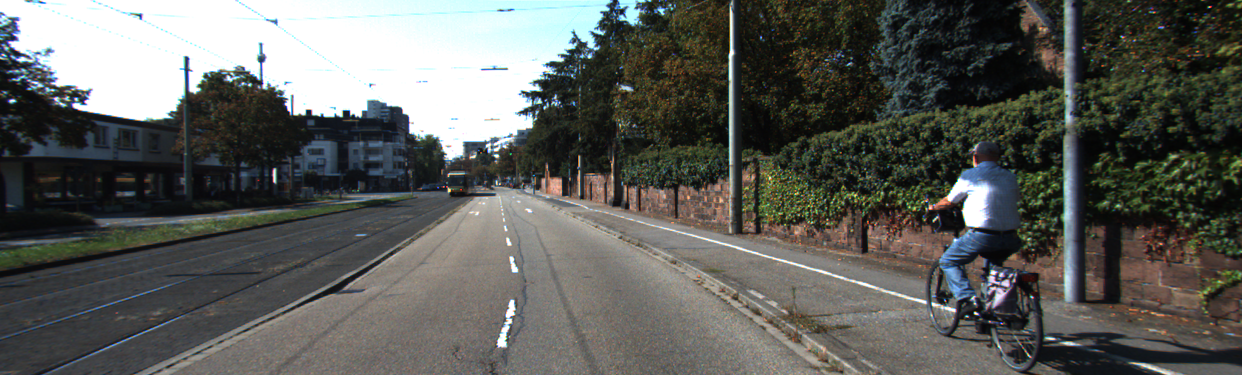
#> input picture data_road/training/image_2/um_000000.png, 1242 x 375 px; its folder holds only this picture in this run
$ python '3D point cloud .py'
#> lines starting #> are read from the running program, lines starting #| are printed output that depends on the picture
#!/usr/bin/env python
# coding: utf-8

import cv2
import numpy as np
import matplotlib.pyplot as plt

def setting_root():
    # setting data route
    data_folder_left = "data_road/training/image_2/"
    data_folder_right = "data_road/training_right/image_3/"
    data_folder_calib = "data_road/training/calib/"
    prefix = ['uu', 'uum', 'um']
    index_length = 6

    # choose image
    index_num = 0
    prefix_idx = 2  # test um_000001.png
    fname = prefix[prefix_idx] + '_' + str(index_num).zfill(index_length)
    print(f"process: {fname}")
    img_fname = fname + '.png'
    calib_fname = fname + '.txt'

    # read it
    img_left_color = cv2.imread(data_folder_left + img_fname)
#> img_left_color is the input picture: shape (375, 1242, 3); mean B, G, R 89.7, 93.9, 92.4
    img_right_color = cv2.imread(data_folder_right + img_fname)
    calib_file = data_folder_calib + calib_fname
    return img_left_color,img_right_color,calib_file,fname

def show_origin(img_left_color, img_right_color, img_left_bw, img_right_bw):
    # display original image
    plt.figure(figsize=(15, 5))

    plt.subplot(1, 4, 1)
    plt.imshow(cv2.cvtColor(img_left_color, cv2.COLOR_BGR2RGB))
    plt.title('Left Image')

    plt.subplot(1, 4, 2)
    plt.imshow(cv2.cvtColor(img_right_color, cv2.COLOR_BGR2RGB))
    plt.title('Right Image')

    plt.subplot(1, 4, 3)
    plt.imshow(img_right_bw, cmap='gray')
    plt.title('Right Grayscale')

    plt.subplot(1, 4, 4)
    plt.imshow(img_left_bw, cmap='gray')
    plt.title('left Grayscale')

    plt.tight_layout()
    plt.show()

# [85 lines left out: functions smart_sampling, visualize_3d_points, visualize_plane, not called in this run]

def BM_disparity(img_left_bw, img_right_bw):
    # BM
    stereo = cv2.StereoBM_create(numDisparities=96, blockSize=11)
    disparity = stereo.compute(img_left_bw, img_right_bw)
    return disparity

# [20 lines left out: function SGBM_disparity, not called in this run]

def show_disparity(img):
    plt.figure(figsize=(10, 5))

    # display origin gray
    plt.subplot(1, 3, 1)
    plt.imshow(img, cmap='gray')
    plt.title('Gray Scale')
    plt.colorbar()

    # CMRmap_r
    plt.subplot(1, 3, 2)
    plt.imshow(img, cmap='CMRmap_r')
    plt.title('CMRmap_r Color Map')
    plt.colorbar()

    # Jet
    plt.subplot(1, 3, 3)
    plt.imshow(img, cmap='jet')
    plt.title('Jet Color Map')
    plt.colorbar()

    plt.tight_layout()
    plt.show()

def capture_cam(calib_file):
    # read calibration file
    matrix_type_1 = 'P2'
    matrix_type_2 = 'P3'

    with open(calib_file, 'r') as f:
        fin = f.readlines()
        for line in fin:
            if line[:2] == matrix_type_1:
                calib_matrix_1 = np.array(line[4:].strip().split(" ")).astype('float32').reshape(3, -1)
            elif line[:2] == matrix_type_2:
                calib_matrix_2 = np.array(line[4:].strip().split(" ")).astype('float32').reshape(3, -1)

    print(" P2:")
    print(calib_matrix_1)
    print(" P3:")
    print(calib_matrix_2)

    # extract camara parameters
    cam1 = calib_matrix_1[:, :3]  # left image - P2
    cam2 = calib_matrix_2[:, :3]  # right image - P3

    # calculate baseline direction
    baseline = -calib_matrix_2[0, 3] / calib_matrix_2[0, 0]
    print(f"baseline direction: {baseline}")

    return cam1, cam2, baseline

# [80 lines left out: functions get_Q, optimize, reflect_check, write_ply, not called in this run]

if __name__ == "__main__":
    # return value
    img_left_color, img_right_color, calib_file, fname = setting_root()
#> calib_file = 'data_road/training/calib/um_000000.txt'; fname = 'um_000000'

    # transform gray and blur
    img_left_bw = cv2.blur(cv2.cvtColor(img_left_color, cv2.COLOR_RGB2GRAY), (5, 5))
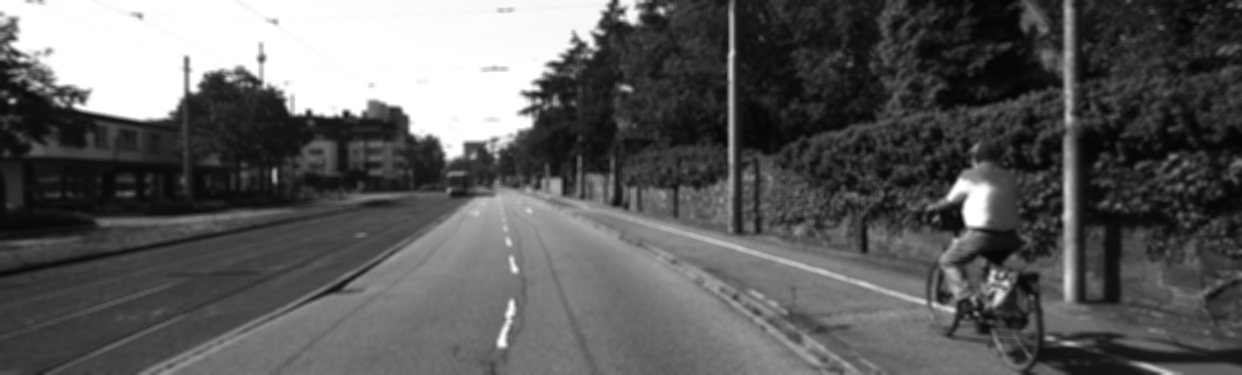
#> img_left_bw: shape (375, 1242); min 4, max 255, mean 92.4
    img_right_bw = cv2.blur(cv2.cvtColor(img_right_color, cv2.COLOR_RGB2GRAY), (5, 5))
    show_origin(img_left_color, img_right_color, img_left_bw, img_right_bw)
#> in show_origin, `plt.show()`:
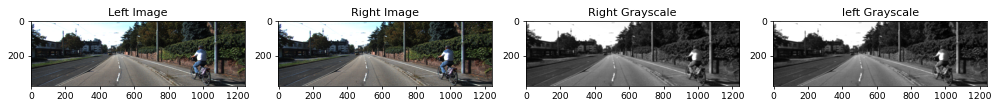
#> figure drawn by matplotlib, 4 panels
    # choose stereo matching algorithm
    print("\nchoose stereo matching algorithm:")
    print("1. BM (Block Matching) ")
    print("2. SGBM (Semi-Global Block Matching)")

    choice = input("choose algorithm (1/2, default:1): ").strip()
#> the answer given: 1

    if choice == "2":
        print("use SGBM ...")
        img = SGBM_disparity(img_left_bw, img_right_bw).copy()
        output_ply = "out_sgbm_"
    else:
        print("use BM ...")
        img= BM_disparity(img_left_bw, img_right_bw).copy()
#> in BM_disparity, `disparity = stereo.compute(img_left_bw, img_right_bw)`:
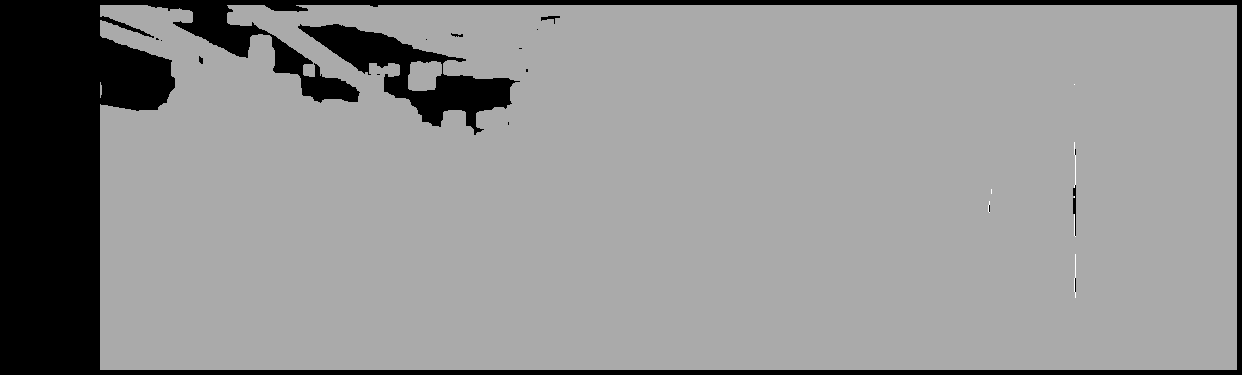
#> disparity: shape (375, 1242) int16; min -16, max 8, mean -2.32; drawn with min black and max white
        output_ply = "out_bm_"

    show_disparity(img)
#> in show_disparity, `plt.show()`:
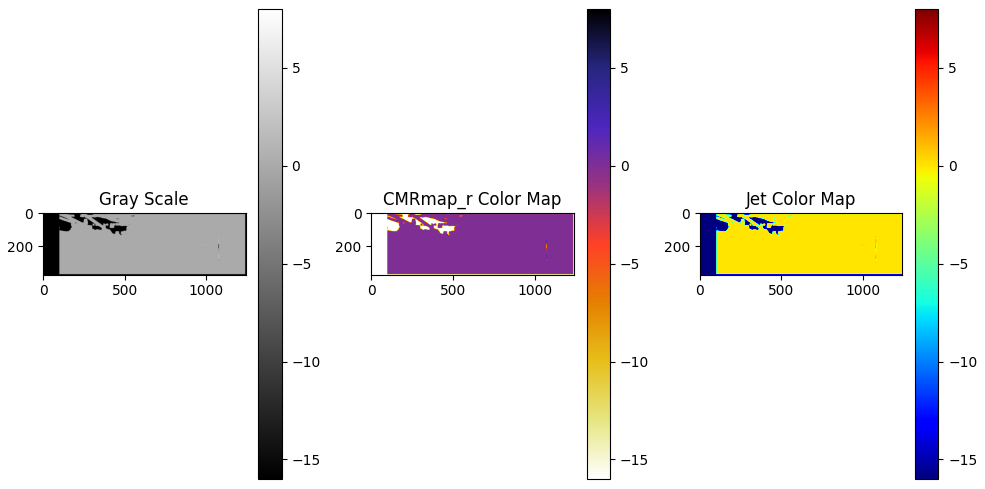
#> figure drawn by matplotlib, 6 panels

    cam1, cam2, baseline = capture_cam(calib_file)
#> (the run stopped early here; a loop or call above may not have finished)
